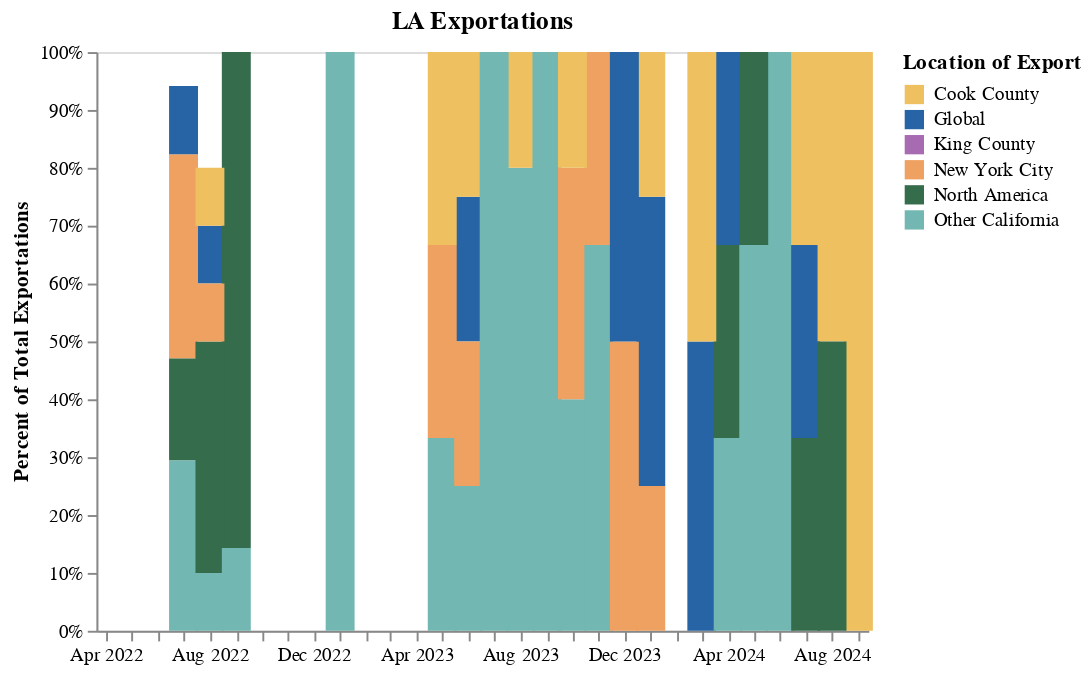

Here is the notebook cell this chart was saved with:
### Code cell
chart

### Figure 1 — Vega-Lite specification as saved in the notebook (floating-point values rounded to 4 significant figures)
{"config": {"view": {"continuousWidth": 400, "continuousHeight": 300}}, "data": {"name": "data-476b45139c1072cb003fb19c78345cd7"}, "mark": {"type": "bar", "interpolate": "monotone", "size": 15}, "encoding": {"color": {"field": "child_host", "scale": {"domain": ["Cook County", "Global", "King County", "New York City", "North America", "Other California"], "range": ["#EEC060", "#2664A5", "#A76BB1", "#EEA160", "#356D4C", "#72b7b2"]}, "title": "Location of Export", "type": "nominal"}, "x": {"axis": {"format": "%b %Y", "grid": false, "tickCount": "month", "title": null}, "field": "year-month", "scale": {"domain": ["2022-04", "2022-05", "2022-06", "2022-07", "2022-08", "2022-09", "2022-10", "2022-11", "2022-12", "2023-01", "2023-02", "2023-03", "2023-04", "2023-05", "2023-06", "2023-07", "2023-08", "2023-09", "2023-10", "2023-11", "2023-12", "2024-01", "2024-02", "2024-03", "2024-04", "2024-05", "2024-06", "2024-07", "2024-08", "2024-09"]}, "title": "", "type": "temporal"}, "y": {"axis": {"format": "%", "grid": false, "title": "Percent of Total Exportations"}, "field": "count", "stack": "normalize", "type": "quantitative"}}, "title": "LA Exportations", "transform": [{"aggregate": [{"op": "count", "as": "count"}], "groupby": ["child_host", "year-month", "parent_host"]}, {"filter": "(datum.parent_host === 'Los Angeles County')"}], "$schema": "https://vega.github.io/schema/vega-lite/v4.17.0.json", "datasets": {"data-476b45139c1072cb003fb19c78345cd7": [{"type": "Los Angeles County-to-Global", "date": 2023.0, "parent_host": "Los Angeles County", "child_host": "Global", "calendar_date": "2022-08-25", "year-month": "2022-08"}, {"type": "Los Angeles County-to-New York City", "date": 2023.0, "parent_host": "Los Angeles County", "child_host": "New York City", "calendar_date": "2022-07-24", "year-month": "2022-07"}, {"type": "Los Angeles County-to-Other California", "date": 2023.0, "parent_host": "Los Angeles County", "child_host": "Other California", "calendar_date": "2023-01-28", "year-month": "2023-01"}, {"type": "Los Angeles County-to-North America", "date": 2023.0, "parent_host": "Los Angeles County", "child_host": "North America", "calendar_date": "2022-07-12", "year-month": "2022-07"}, {"type": "Los Angeles County-to-Other California", "date": 2023.0, "parent_host": "Los Angeles County", "child_host": "Other California", "calendar_date": "2022-07-16", "year-month": "2022-07"}, {"type": "Los Angeles County-to-Washington", "date": 2023.0, "parent_host": "Los Angeles County", "child_host": "Washington", "calendar_date": "2022-08-12", "year-month": "2022-08"}, {"type": "Los Angeles County-to-Washington", "date": 2023.0, "parent_host": "Los Angeles County", "child_host": "Washington", "calendar_date": "2022-08-25", "year-month": "2022-08"}, {"type": "Los Angeles County-to-North America", "date": 2023.0, "parent_host": "Los Angeles County", "child_host": "North America", "calendar_date": "2022-09-04", "year-month": "2022-09"}, {"type": "Los Angeles County-to-North America", "date": 2023.0, "parent_host": "Los Angeles County", "child_host": "North America", "calendar_date": "2022-09-02", "year-month": "2022-09"}, {"type": "Los Angeles County-to-North America", "date": 2023.0, "parent_host": "Los Angeles County", "child_host": "North America", "calendar_date": "2022-09-01", "year-month": "2022-09"}, {"type": "Los Angeles County-to-North America", "date": 2023.0, "parent_host": "Los Angeles County", "child_host": "North America", "calendar_date": "2022-08-09", "year-month": "2022-08"}, {"type": "Los Angeles County-to-Other California", "date": 2023.0, "parent_host": "Los Angeles County", "child_host": "Other California", "calendar_date": "2022-07-14", "year-month": "2022-07"}, {"type": "Los Angeles County-to-North America", "date": 2023.0, "parent_host": "Los Angeles County", "child_host": "North America", "calendar_date": "2022-09-24", "year-month": "2022-09"}, {"type": "Los Angeles County-to-New York City", "date": 2023.0, "parent_host": "Los Angeles County", "child_host": "New York City", "calendar_date": "2022-07-24", "year-month": "2022-07"}, {"type": "Los Angeles County-to-New York City", "date": 2023.0, "parent_host": "Los Angeles County", "child_host": "New York City", "calendar_date": "2022-07-17", "year-month": "2022-07"}, {"type": "Los Angeles County-to-Global", "date": 2023.0, "parent_host": "Los Angeles County", "child_host": "Global", "calendar_date": "2022-07-11", "year-month": "2022-07"}, {"type": "Los Angeles County-to-North America", "date": 2023.0, "parent_host": "Los Angeles County", "child_host": "North America", "calendar_date": "2022-08-02", "year-month": "2022-08"}, {"type": "Los Angeles County-to-North America", "date": 2023.0, "parent_host": "Los Angeles County", "child_host": "North America", "calendar_date": "2022-09-23", "year-month": "2022-09"}, {"type": "Los Angeles County-to-New York City", "date": 2023.0, "parent_host": "Los Angeles County", "child_host": "New York City", "calendar_date": "2022-07-09", "year-month": "2022-07"}, {"type": "Los Angeles County-to-Washington", "date": 2022.0, "parent_host": "Los Angeles County", "child_host": "Washington", "calendar_date": "2022-07-02", "year-month": "2022-07"}, {"type": "Los Angeles County-to-Other California", "date": 2023.0, "parent_host": "Los Angeles County", "child_host": "Other California", "calendar_date": "2022-08-12", "year-month": "2022-08"}, {"type": "Los Angeles County-to-Global", "date": 2024.0, "parent_host": "Los Angeles County", "child_host": "Global", "calendar_date": "2024-03-22", "year-month": "2024-03"}, {"type": "Los Angeles County-to-Other California", "date": 2024.0, "parent_host": "Los Angeles County", "child_host": "Other California", "calendar_date": "2024-06-14", "year-month": "2024-06"}, {"type": "Los Angeles County-to-Global", "date": 2024.0, "parent_host": "Los Angeles County", "child_host": "Global", "calendar_date": "2024-04-30", "year-month": "2024-04"}, {"type": "Los Angeles County-to-North America", "date": 2023.0, "parent_host": "Los Angeles County", "child_host": "North America", "calendar_date": "2022-08-17", "year-month": "2022-08"}, {"type": "Los Angeles County-to-North America", "date": 2023.0, "parent_host": "Los Angeles County", "child_host": "North America", "calendar_date": "2022-08-01", "year-month": "2022-08"}, {"type": "Los Angeles County-to-Global", "date": 2023.0, "parent_host": "Los Angeles County", "child_host": "Global", "calendar_date": "2022-07-23", "year-month": "2022-07"}, {"type": "Los Angeles County-to-Other California", "date": 2022.0, "parent_host": "Los Angeles County", "child_host": "Other California", "calendar_date": "2022-07-02", "year-month": "2022-07"}, {"type": "Los Angeles County-to-Other California", "date": 2023.0, "parent_host": "Los Angeles County", "child_host": "Other California", "calendar_date": "2023-05-14", "year-month": "2023-05"}, {"type": "Los Angeles County-to-New York City", "date": 2023.0, "parent_host": "Los Angeles County", "child_host": "New York City", "calendar_date": "2022-07-31", "year-month": "2022-07"}, {"type": "Los Angeles County-to-Other California", "date": 2023.0, "parent_host": "Los Angeles County", "child_host": "Other California", "calendar_date": "2022-07-14", "year-month": "2022-07"}, {"type": "Los Angeles County-to-Other California", "date": 2023.0, "parent_host": "Los Angeles County", "child_host": "Other California", "calendar_date": "2022-07-02", "year-month": "2022-07"}, {"type": "Los Angeles County-to-North America", "date": 2023.0, "parent_host": "Los Angeles County", "child_host": "North America", "calendar_date": "2022-07-30", "year-month": "2022-07"}, {"type": "Los Angeles County-to-Other California", "date": 2023.0, "parent_host": "Los Angeles County", "child_host": "Other California", "calendar_date": "2022-09-22", "year-month": "2022-09"}, {"type": "Los Angeles County-to-North America", "date": 2023.0, "parent_host": "Los Angeles County", "child_host": "North America", "calendar_date": "2022-09-18", "year-month": "2022-09"}, {"type": "Los Angeles County-to-North America", "date": 2023.0, "parent_host": "Los Angeles County", "child_host": "North America", "calendar_date": "2022-07-07", "year-month": "2022-07"}, {"type": "Los Angeles County-to-New York City", "date": 2023.0, "parent_host": "Los Angeles County", "child_host": "New York City", "calendar_date": "2022-07-02", "year-month": "2022-07"}, {"type": "Los Angeles County-to-New York City", "date": 2023.0, "parent_host": "Los Angeles County", "child_host": "New York City", "calendar_date": "2022-08-05", "year-month": "2022-08"}, {"type": "Los Angeles County-to-Global", "date": 2023.0, "parent_host": "Los Angeles County", "child_host": "Global", "calendar_date": "2023-06-29", "year-month": "2023-06"}, {"type": "Los Angeles County-to-Global", "date": 2025.0, "parent_host": "Los Angeles County", "child_host": "Global", "calendar_date": "2024-07-04", "year-month": "2024-07"}, {"type": "Los Angeles County-to-Cook County", "date": 2025.0, "parent_host": "Los Angeles County", "child_host": "Cook County", "calendar_date": "2024-08-17", "year-month": "2024-08"}, {"type": "Los Angeles County-to-Cook County", "date": 2025.0, "parent_host": "Los Angeles County", "child_host": "Cook County", "calendar_date": "2024-09-03", "year-month": "2024-09"}, {"type": "Los Angeles County-to-Cook County", "date": 2023.0, "parent_host": "Los Angeles County", "child_host": "Cook County", "calendar_date": "2023-06-22", "year-month": "2023-06"}, {"type": "Los Angeles County-to-Other California", "date": 2023.0, "parent_host": "Los Angeles County", "child_host": "Other California", "calendar_date": "2023-06-17", "year-month": "2023-06"}, {"type": "Los Angeles County-to-Other California", "date": 2024.0, "parent_host": "Los Angeles County", "child_host": "Other California", "calendar_date": "2023-08-08", "year-month": "2023-08"}, {"type": "Los Angeles County-to-Other California", "date": 2024.0, "parent_host": "Los Angeles County", "child_host": "Other California", "calendar_date": "2023-08-14", "year-month": "2023-08"}, {"type": "Los Angeles County-to-Other California", "date": 2024.0, "parent_host": "Los Angeles County", "child_host": "Other California", "calendar_date": "2023-08-24", "year-month": "2023-08"}, {"type": "Los Angeles County-to-Cook County", "date": 2024.0, "parent_host": "Los Angeles County", "child_host": "Cook County", "calendar_date": "2023-08-16", "year-month": "2023-08"}, {"type": "Los Angeles County-to-Other California", "date": 2024.0, "parent_host": "Los Angeles County", "child_host": "Other California", "calendar_date": "2023-08-01", "year-month": "2023-08"}, {"type": "Los Angeles County-to-Cook County", "date": 2023.0, "parent_host": "Los Angeles County", "child_host": "Cook County", "calendar_date": "2022-08-03", "year-month": "2022-08"}, {"type": "Los Angeles County-to-Cook County", "date": 2023.0, "parent_host": "Los Angeles County", "child_host": "Cook County", "calendar_date": "2023-05-30", "year-month": "2023-05"}, {"type": "Los Angeles County-to-New York City", "date": 2023.0, "parent_host": "Los Angeles County", "child_host": "New York City", "calendar_date": "2023-05-11", "year-month": "2023-05"}, {"type": "Los Angeles County-to-Other California", "date": 2023.0, "parent_host": "Los Angeles County", "child_host": "Other California", "calendar_date": "2023-05-15", "year-month": "2023-05"}, {"type": "Los Angeles County-to-Cook County", "date": 2023.0, "parent_host": "Los Angeles County", "child_host": "Cook County", "calendar_date": "2023-05-11", "year-month": "2023-05"}, {"type": "Los Angeles County-to-New York City", "date": 2023.0, "parent_host": "Los Angeles County", "child_host": "New York City", "calendar_date": "2023-05-28", "year-month": "2023-05"}, {"type": "Los Angeles County-to-New York City", "date": 2023.0, "parent_host": "Los Angeles County", "child_host": "New York City", "calendar_date": "2023-06-03", "year-month": "2023-06"}, {"type": "Los Angeles County-to-North America", "date": 2024.0, "parent_host": "Los Angeles County", "child_host": "North America", "calendar_date": "2024-04-16", "year-month": "2024-04"}, {"type": "Los Angeles County-to-Other California", "date": 2024.0, "parent_host": "Los Angeles County", "child_host": "Other California", "calendar_date": "2023-07-15", "year-month": "2023-07"}, {"type": "Los Angeles County-to-Global", "date": 2024.0, "parent_host": "Los Angeles County", "child_host": "Global", "calendar_date": "2024-01-09", "year-month": "2024-01"}, {"type": "Los Angeles County-to-Other California", "date": 2024.0, "parent_host": "Los Angeles County", "child_host": "Other California", "calendar_date": "2023-10-18", "year-month": "2023-10"}, {"type": "Los Angeles County-to-Other California", "date": 2024.0, "parent_host": "Los Angeles County", "child_host": "Other California", "calendar_date": "2023-09-18", "year-month": "2023-09"}, {"type": "Los Angeles County-to-New York City", "date": 2024.0, "parent_host": "Los Angeles County", "child_host": "New York City", "calendar_date": "2023-11-19", "year-month": "2023-11"}, {"type": "Los Angeles County-to-New York City", "date": 2024.0, "parent_host": "Los Angeles County", "child_host": "New York City", "calendar_date": "2023-10-22", "year-month": "2023-10"}, {"type": "Los Angeles County-to-Other California", "date": 2024.0, "parent_host": "Los Angeles County", "child_host": "Other California", "calendar_date": "2023-09-28", "year-month": "2023-09"}, {"type": "Los Angeles County-to-Other California", "date": 2024.0, "parent_host": "Los Angeles County", "child_host": "Other California", "calendar_date": "2023-11-28", "year-month": "2023-11"}, {"type": "Los Angeles County-to-New York City", "date": 2024.0, "parent_host": "Los Angeles County", "child_host": "New York City", "calendar_date": "2023-10-08", "year-month": "2023-10"}, {"type": "Los Angeles County-to-Other California", "date": 2024.0, "parent_host": "Los Angeles County", "child_host": "Other California", "calendar_date": "2023-09-10", "year-month": "2023-09"}, {"type": "Los Angeles County-to-Other California", "date": 2024.0, "parent_host": "Los Angeles County", "child_host": "Other California", "calendar_date": "2023-09-19", "year-month": "2023-09"}, {"type": "Los Angeles County-to-Other California", "date": 2024.0, "parent_host": "Los Angeles County", "child_host": "Other California", "calendar_date": "2023-10-02", "year-month": "2023-10"}, {"type": "Los Angeles County-to-Cook County", "date": 2024.0, "parent_host": "Los Angeles County", "child_host": "Cook County", "calendar_date": "2023-10-29", "year-month": "2023-10"}, {"type": "Los Angeles County-to-Cook County", "date": 2024.0, "parent_host": "Los Angeles County", "child_host": "Cook County", "calendar_date": "2024-03-02", "year-month": "2024-03"}, {"type": "Los Angeles County-to-New York City", "date": 2024.0, "parent_host": "Los Angeles County", "child_host": "New York City", "calendar_date": "2023-12-18", "year-month": "2023-12"}, {"type": "Los Angeles County-to-New York City", "date": 2024.0, "parent_host": "Los Angeles County", "child_host": "New York City", "calendar_date": "2024-01-04", "year-month": "2024-01"}, {"type": "Los Angeles County-to-Cook County", "date": 2024.0, "parent_host": "Los Angeles County", "child_host": "Cook County", "calendar_date": "2024-01-25", "year-month": "2024-01"}, {"type": "Los Angeles County-to-Other California", "date": 2024.0, "parent_host": "Los Angeles County", "child_host": "Other California", "calendar_date": "2023-11-27", "year-month": "2023-11"}, {"type": "Los Angeles County-to-North America", "date": 2025.0, "parent_host": "Los Angeles County", "child_host": "North America", "calendar_date": "2024-07-24", "year-month": "2024-07"}, {"type": "Los Angeles County-to-Cook County", "date": 2025.0, "parent_host": "Los Angeles County", "child_host": "Cook County", "calendar_date": "2024-07-29", "year-month": "2024-07"}, {"type": "Los Angeles County-to-North America", "date": 2025.0, "parent_host": "Los Angeles County", "child_host": "North America", "calendar_date": "2024-08-09", "year-month": "2024-08"}, {"type": "Los Angeles County-to-Global", "date": 2024.0, "parent_host": "Los Angeles County", "child_host": "Global", "calendar_date": "2023-12-22", "year-month": "2023-12"}, {"type": "Los Angeles County-to-Global", "date": 2024.0, "parent_host": "Los Angeles County", "child_host": "Global", "calendar_date": "2024-01-09", "year-month": "2024-01"}, {"type": "Los Angeles County-to-Other California", "date": 2024.0, "parent_host": "Los Angeles County", "child_host": "Other California", "calendar_date": "2024-05-22", "year-month": "2024-05"}, {"type": "Los Angeles County-to-Other California", "date": 2024.0, "parent_host": "Los Angeles County", "child_host": "Other California", "calendar_date": "2024-06-01", "year-month": "2024-06"}, {"type": "Los Angeles County-to-Other California", "date": 2024.0, "parent_host": "Los Angeles County", "child_host": "Other California", "calendar_date": "2024-04-29", "year-month": "2024-04"}, {"type": "Los Angeles County-to-Other California", "date": 2024.0, "parent_host": "Los Angeles County", "child_host": "Other California", "calendar_date": "2024-06-21", "year-month": "2024-06"}, {"type": "Los Angeles County-to-Other California", "date": 2024.0, "parent_host": "Los Angeles County", "child_host": "Other California", "calendar_date": "2024-05-02", "year-month": "2024-05"}, {"type": "Los Angeles County-to-North America", "date": 2024.0, "parent_host": "Los Angeles County", "child_host": "North America", "calendar_date": "2024-05-19", "year-month": "2024-05"}]}}
